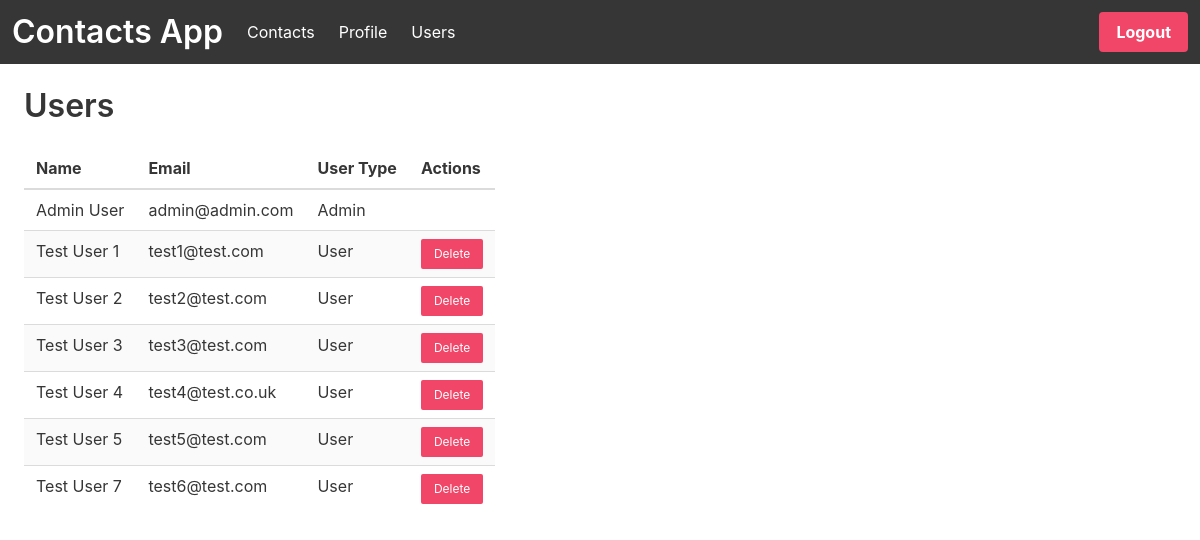
Page /users (signed in) on the earlier database version.
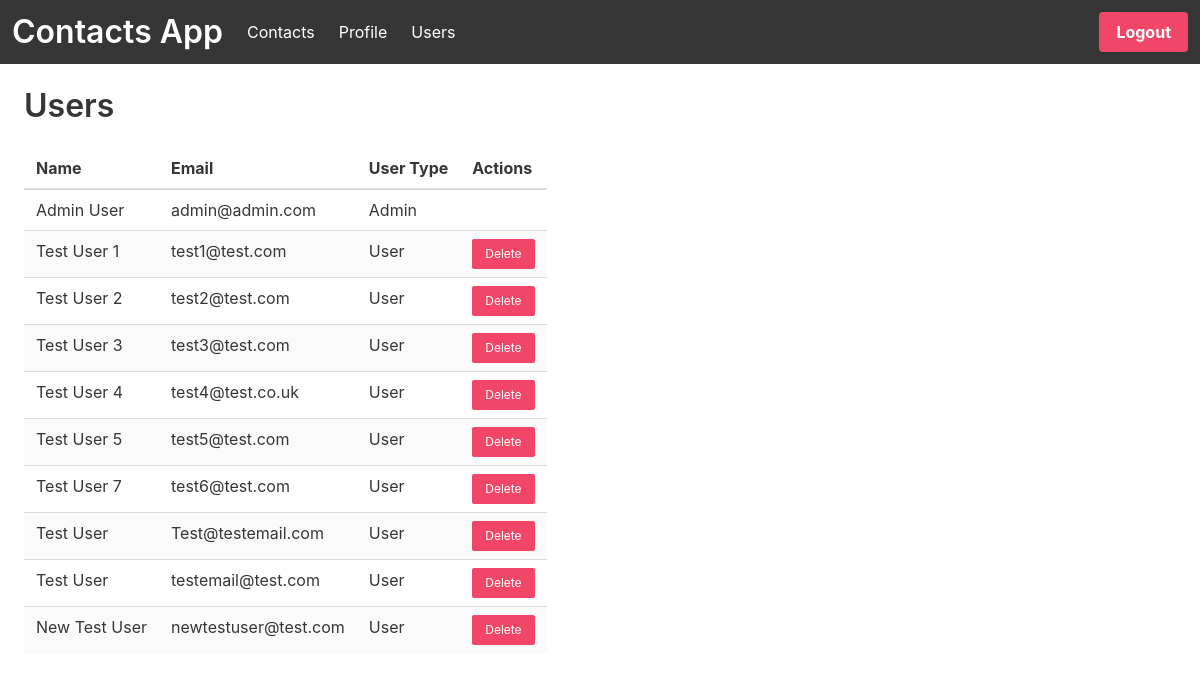
Same page on the later database version.
### project/models.py (models this page shows)
class User(UserMixin, db.Model):
    id = db.Column(db.Integer, primary_key=True)
    email = db.Column(db.String(100), unique=True)
    password = db.Column(db.String(100))
    name = db.Column(db.String(100))
    userType = db.Column(db.String(100))

### project/main.py (the view)
@main.route('/users')
@login_required
def users():
    users = User.query.all()
    return render_template('users.html', users=users)

### project/__init__.py (called while the page is built)
@login_manager.user_loader
def load_user(user_id):
    return User.query.get(int(user_id))

### project/templates/users.html (shortened to what this page needs)
{% extends "base.html" %}
{% block content %}
<div class="column is-8">
    <h3 class="title">Users</h3>
    <table class="table is-striped is-hoverable">
        <thead>
        <tr>
            <th>Name</th>
            <th>Email</th>
            <th>User Type</th>
            <th>Actions</th>
        </tr>
        </thead>
        <tbody>
        {% for user in users %}
        <tr>
            <td>{{user.name|truncate(50, True)}}</td>
            <td>{{user.email|truncate(50, True)}}</td>
            <td>{{user.userType|truncate(50, True)}}</td>
            <td>
                {% if user.userType != "Admin" %}
                <a class="button is-danger is-small" href="{{ url_for('main.deleteuser', user_id=user.id)}}">Delete</a>
                {% endif %}
            </td>
        </tr>
        {% endfor %}
        </tbody>
    </table>
</div>
{% endblock %}

Differences in the rows shown:
added User: name "Test User", email "Test@testemail.com", userType "User"
added User: name "Test User", email "testemail@test.com", userType "User"
added User: name "New Test User", email "newtestuser@test.com", userType "User"
